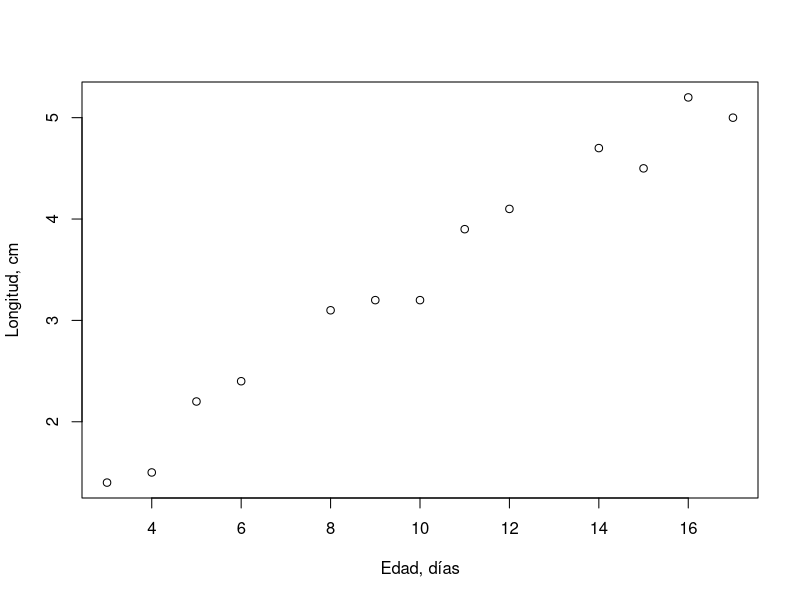
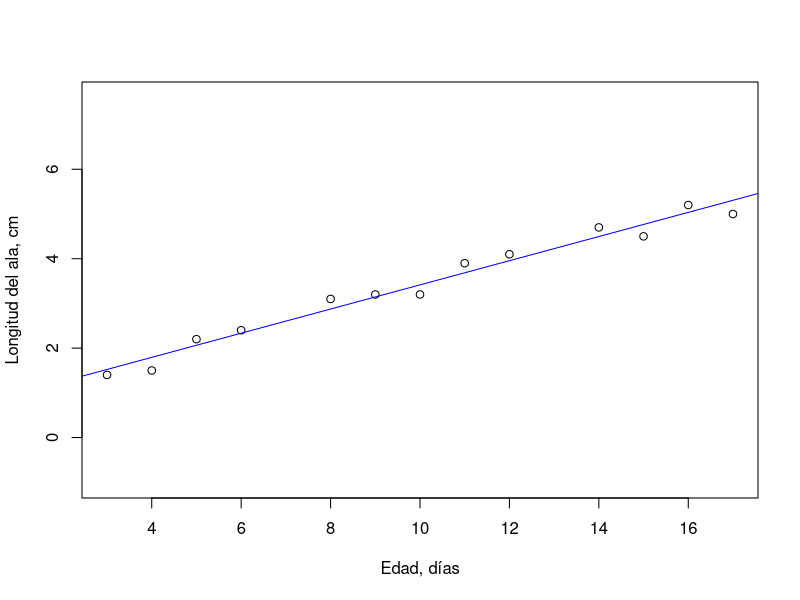
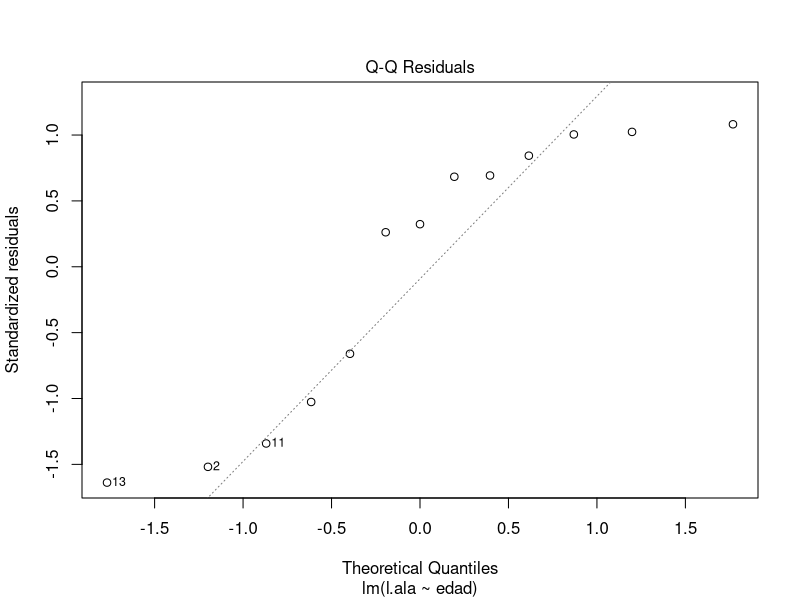
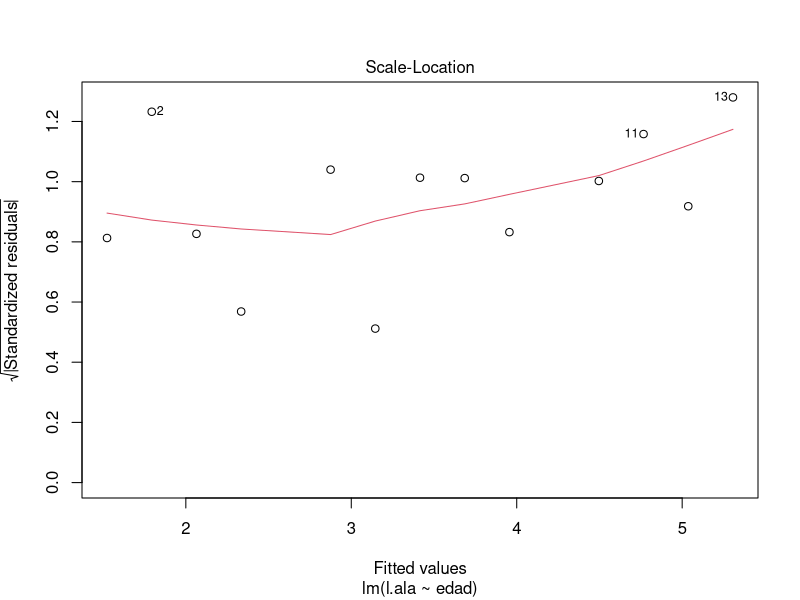

These figures' R source, in order:
## ---- chunk 1
knitr::opts_chunk$set(echo = TRUE)
options("yaml.eval.expr" = TRUE)
## ---- chunk 2
edad <- c(3.0,4.0,5.0,6.0,8.0,9.0,10.0,11.0,12.0,14.0,15.0,16.0,17.0)
l.ala <- c(1.4,1.5,2.2,2.4,3.1,3.2,3.2,3.9,4.1,4.7,4.5,5.2,5.0)
sparrow <- data.frame(edad,l.ala)
#tabla de datos
knitr::kable(sparrow, col.names = c("Edad (días)", "Longitud ala (cm)"), caption = 'Tabla 1.  Longitud del ala derecha de gorriones de diferente edad') 
#gráfica x-y
plot(edad,l.ala,xlab = "Edad, días", ylab = "Longitud, cm")
## ---- chunk 3
#tamaño muestra
n <- length(l.ala)
#medias
X <- mean(sparrow$edad)
Y <- mean(sparrow$l.ala)
#sumatorias
sumX <- sum(sparrow$edad)
sumY <- sum(sparrow$l.ala)
sumX2 <- sum(sparrow$edad^2)
sumXY <- sum(sparrow$edad*sparrow$l.ala)
#suma de cuadrados
SSx2 <- sumX2 - (sumX^2)/n
Sxy <- sumXY - (sumX*sumY)/n
#cálculo de b
est.b <- Sxy/SSx2
# cálculo de a  
est.a = Y - est.b*X
## ---- chunk 4
sprintf("Y = %.3f + %.3fX", est.a, est.b)
## ---- chunk 5
regr <- lm(l.ala ~ edad)
coefficients(regr)
## ---- chunk 6
plot(edad,l.ala, xlab = 'Edad, días', ylab = 'Longitud del ala, cm', asp = 1)
abline(regr, col = 'blue')
## ---- chunk 7
library(dplyr)
library(kableExtra)
tabla2 <- data.frame(
  Fuente.de.Variacion = c("Total", "Regresión", "Residual"),
  SS = c("total SS", "regresión SS", "residual SS"),
  GL = c("n - 1", "1", "n - 2"),
  MS = c(" ", "reg.SS/reg.GL","res.SS/res.GL")
)
kable(tabla2) %>%
  kable_styling(full_width = F) %>%
  column_spec(1, bold = T, border_right = T) %>%
  column_spec(2:4, width = "10em", background = "orange")
## ---- chunk 8
edad <- c(3.0,4.0,5.0,6.0,8.0,9.0,10.0,11.0,12.0,14.0,15.0,16.0,17.0)
l.ala <- c(1.4,1.5,2.2,2.4,3.1,3.2,3.2,3.9,4.1,4.7,4.5,5.2,5.0)
n <- length(edad)
reg1 <- lm(l.ala ~ edad)
coe <- as.matrix(coefficients(reg1))
b <- coe[2,1]
#Total SS
TotalSS <- sum(l.ala^2) - (sum(l.ala)^2)/n
#Regresión SS
RegresSS <- b*(sum(l.ala*edad)-(sum(edad)*sum(l.ala))/n)
#Residual SS
ResidualSS <- TotalSS - RegresSS
#MS
RegresMS <- RegresSS/1
ResidualMS <- ResidualSS/(n-2)
#tabla fuentes de variaciones
SS <- c(TotalSS, RegresSS, ResidualSS)
GL <- c(n-1, 1, n-2)
MS <- c(" ", RegresMS, ResidualMS)
tabla2 <- data.frame(
  Fuente.de.Variacion = c("Total", "Regresión", "Residual"),
  SS, GL, MS)
kable(tabla2) %>%
  kable_styling(full_width = F) %>%
  column_spec(1, bold = T, border_right = T) %>%
  column_spec(2:4, width = "10em", background = "orange")
#Fs
Fcalc <- RegresMS/ResidualMS
Ftabla <- qf(.05,1,n-2, lower.tail = FALSE)
## ---- chunk 9
regrtest <- lm(l.ala ~ edad, data = sparrow)
summary(regrtest)
## ---- chunk 10
# q-q plot de residuales
plot(regr, 2)
## ---- chunk 11
# homocedasticidad residuales
plot(regr, 3)
